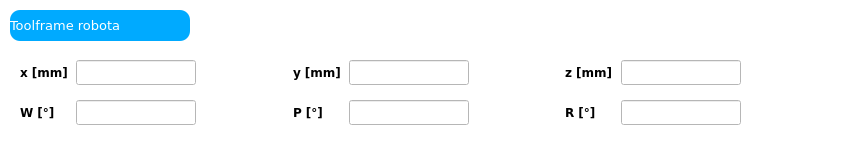
          <widget class="QWidget" name="widget_3" native="true">
           <property name="minimumSize">
            <size>
             <width>850</width>
             <height>100</height>
            </size>
           </property>
           <property name="maximumSize">
            <size>
             <width>900</width>
             <height>150</height>
            </size>
           </property>
           <property name="styleSheet">
            <string notr="true">background-color: rgb(255, 255, 255);</string>
           </property>
           <widget class="QWidget" name="horizontalLayoutWidget_9">
            <property name="geometry">
             <rect>
              <x>10</x>
              <y>50</y>
              <width>741</width>
              <height>45</height>
             </rect>
            </property>
            <layout class="QHBoxLayout" name="horizontalLayout_12">
             <property name="leftMargin">
              <number>10</number>
             </property>
             <property name="topMargin">
              <number>10</number>
             </property>
             <property name="rightMargin">
              <number>10</number>
             </property>
             <property name="bottomMargin">
              <number>10</number>
             </property>
             <item>
              <widget class="QLabel" name="label_23">
               <property name="minimumSize">
                <size>
                 <width>50</width>
                 <height>25</height>
                </size>
               </property>
               <property name="maximumSize">
                <size>
                 <width>80</width>
                 <height>35</height>
                </size>
               </property>
               <property name="font">
                <font>
                 <family>Verdana</family>
                 <bold>true</bold>
                </font>
               </property>
               <property name="styleSheet">
                <string notr="true"/>
               </property>
               <property name="text">
                <string>x [mm]</string>
               </property>
              </widget>
             </item>
             <item>
              <widget class="QLineEdit" name="tf_x_text">
               <property name="minimumSize">
                <size>
                 <width>120</width>
                 <height>25</height>
                </size>
               </property>
               <property name="maximumSize">
                <size>
                 <width>150</width>
                 <height>35</height>
                </size>
               </property>
              </widget>
             </item>
             <item>
              <spacer name="horizontalSpacer_6">
               <property name="orientation">
                <enum>Qt::Orientation::Horizontal</enum>
               </property>
               <property name="sizeHint" stdset="0">
                <size>
                 <width>40</width>
                 <height>20</height>
                </size>
               </property>
              </spacer>
             </item>
             <item>
              <widget class="QLabel" name="label_24">
               <property name="minimumSize">
                <size>
                 <width>50</width>
                 <height>25</height>
                </size>
               </property>
               <property name="maximumSize">
                <size>
                 <width>80</width>
                 <height>35</height>
                </size>
               </property>
               <property name="font">
                <font>
                 <family>Verdana</family>
                 <bold>true</bold>
                </font>
               </property>
               <property name="styleSheet">
                <string notr="true"/>
               </property>
               <property name="text">
                <string>y [mm]</string>
               </property>
              </widget>
             </item>
             <item>
              <widget class="QLineEdit" name="tf_y_text">
               <property name="minimumSize">
                <size>
                 <width>120</width>
                 <height>25</height>
                </size>
               </property>
               <property name="maximumSize">
                <size>
                 <width>150</width>
                 <height>35</height>
                </size>
               </property>
              </widget>
             </item>
             <item>
              <spacer name="horizontalSpacer_7">
               <property name="orientation">
                <enum>Qt::Orientation::Horizontal</enum>
               </property>
               <property name="sizeHint" stdset="0">
                <size>
                 <width>40</width>
                 <height>20</height>
                </size>
               </property>
              </spacer>
             </item>
             <item>
              <widget class="QLabel" name="label_25">
               <property name="minimumSize">
                <size>
                 <width>50</width>
                 <height>25</height>
                </size>
               </property>
               <property name="maximumSize">
                <size>
                 <width>80</width>
                 <height>35</height>
                </size>
               </property>
               <property name="font">
                <font>
                 <family>Verdana</family>
                 <bold>true</bold>
                </font>
               </property>
               <property name="styleSheet">
                <string notr="true"/>
               </property>
               <property name="text">
                <string>z [mm]</string>
               </property>
              </widget>
             </item>
             <item>
              <widget class="QLineEdit" name="tf_z_text">
               <property name="minimumSize">
                <size>
                 <width>120</width>
                 <height>25</height>
                </size>
               </property>
               <property name="maximumSize">
                <size>
                 <width>150</width>
                 <height>35</height>
                </size>
               </property>
              </widget>
             </item>
            </layout>
           </widget>
           <widget class="QLabel" name="label_26">
            <property name="geometry">
             <rect>
              <x>10</x>
              <y>10</y>
              <width>180</width>
              <height>31</height>
             </rect>
            </property>
            <property name="minimumSize">
             <size>
              <width>150</width>
              <height>25</height>
             </size>
            </property>
            <property name="maximumSize">
             <size>
              <width>180</width>
              <height>35</height>
             </size>
            </property>
            <property name="font">
             <font>
              <family>Verdana</family>
              <pointsize>10</pointsize>
             </font>
            </property>
            <property name="styleSheet">
             <string notr="true">background-color: rgb(0, 170, 255);
color: rgb(255, 255, 255);
border-radius: 10px;</string>
            </property>
            <property name="text">
             <string>Toolframe robota</string>
            </property>
           </widget>
           <widget class="QWidget" name="horizontalLayoutWidget_10">
            <property name="geometry">
             <rect>
              <x>10</x>
              <y>90</y>
              <width>741</width>
              <height>45</height>
             </rect>
            </property>
            <layout class="QHBoxLayout" name="horizontalLayout_13">
             <property name="leftMargin">
              <number>10</number>
             </property>
             <property name="topMargin">
              <number>10</number>
             </property>
             <property name="rightMargin">
              <number>10</number>
             </property>
             <property name="bottomMargin">
              <number>10</number>
             </property>
             <item>
              <widget class="QLabel" name="label_27">
               <property name="minimumSize">
                <size>
                 <width>50</width>
                 <height>25</height>
                </size>
               </property>
               <property name="maximumSize">
                <size>
                 <width>80</width>
                 <height>35</height>
                </size>
               </property>
               <property name="font">
                <font>
                 <family>Verdana</family>
                 <bold>true</bold>
                </font>
               </property>
               <property name="styleSheet">
                <string notr="true"/>
               </property>
               <property name="text">
                <string>W [°]</string>
               </property>
              </widget>
             </item>
             <item>
              <widget class="QLineEdit" name="tf_yaw_text">
               <property name="minimumSize">
                <size>
                 <width>120</width>
                 <height>25</height>
                </size>
               </property>
               <property name="maximumSize">
                <size>
                 <width>150</width>
                 <height>35</height>
                </size>
               </property>
              </widget>
             </item>
             <item>
              <spacer name="horizontalSpacer_8">
               <property name="orientation">
                <enum>Qt::Orientation::Horizontal</enum>
               </property>
               <property name="sizeHint" stdset="0">
                <size>
                 <width>40</width>
                 <height>20</height>
                </size>
               </property>
              </spacer>
             </item>
             <item>
              <widget class="QLabel" name="label_28">
               <property name="minimumSize">
                <size>
                 <width>50</width>
                 <height>25</height>
                </size>
               </property>
               <property name="maximumSize">
                <size>
                 <width>80</width>
                 <height>35</height>
                </size>
               </property>
               <property name="font">
                <font>
                 <family>Verdana</family>
                 <bold>true</bold>
                </font>
               </property>
               <property name="styleSheet">
                <string notr="true"/>
               </property>
               <property name="text">
                <string>P [°]</string>
               </property>
              </widget>
             </item>
             <item>
              <widget class="QLineEdit" name="tf_pitch_text">
               <property name="minimumSize">
                <size>
                 <width>120</width>
                 <height>25</height>
                </size>
               </property>
               <property name="maximumSize">
                <size>
                 <width>150</width>
                 <height>35</height>
                </size>
               </property>
              </widget>
             </item>
             <item>
              <spacer name="horizontalSpacer_9">
               <property name="orientation">
                <enum>Qt::Orientation::Horizontal</enum>
               </property>
               <property name="sizeHint" stdset="0">
                <size>
                 <width>40</width>
                 <height>20</height>
                </size>
               </property>
              </spacer>
             </item>
             <item>
              <widget class="QLabel" name="label_29">
               <property name="minimumSize">
                <size>
                 <width>50</width>
                 <height>25</height>
                </size>
               </property>
               <property name="maximumSize">
                <size>
                 <width>80</width>
                 <height>35</height>
                </size>
               </property>
               <property name="font">
                <font>
                 <family>Verdana</family>
                 <bold>true</bold>
                </font>
               </property>
               <property name="styleSheet">
                <string notr="true"/>
               </property>
               <property name="text">
                <string>R [°]</string>
               </property>
              </widget>
             </item>
             <item>
              <widget class="QLineEdit" name="tf_roll_text">
               <property name="minimumSize">
                <size>
                 <width>120</width>
                 <height>25</height>
                </size>
               </property>
               <property name="maximumSize">
                <size>
                 <width>150</width>
                 <height>35</height>
                </size>
               </property>
              </widget>
             </item>
            </layout>
           </widget>
          </widget>
